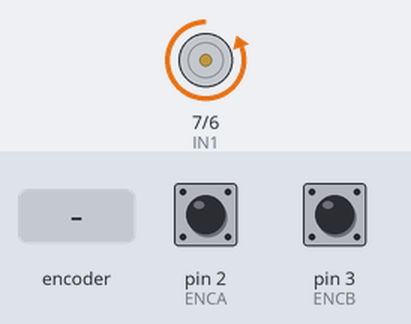
A sketch run on a simulated Arduino Uno, built with avr-gcc and run on an emulated ATmega328P. Parts: motor-driver pin pairs drawn as motors (green arrow = first pin HIGH = forward, orange = second pin HIGH = backward, longer = more drive, scaled by the enable pin). Inputs (shaded band) come from the test bench; at power-on: pin 2 (ENCA) HIGH, pin 3 (ENCB) HIGH. What the sketch prints to the serial monitor is not drawn.

Above: at 1.2 s.
1.3 s: rotary encoder on pin 2 (ENCA) / pin 3 (ENCB) turned 3 steps (first pin leading)
Timing chart, 0 to 4.3 s (numbered marks = the images above; inputs shaded):
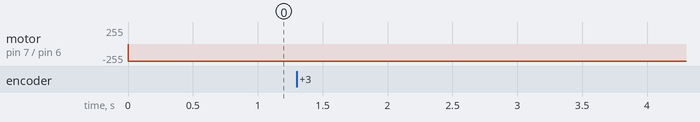

The sketch:

Encoder.ino
```cpp
//#define ENCA 2 // Yellow
//#define ENCB 3 // White
//
//void setup() {
//  Serial.begin(9600);
//  pinMode(ENCA,INPUT);
//  pinMode(ENCB,INPUT);
//}
//
//void loop() {
//  int a = digitalRead(ENCA);
//  int b = digitalRead(ENCB);
//  Serial.print(a*5);
//  Serial.print(" ");
//  Serial.print(b*5);
//  Serial.println();
//}

//##############################################

//#define ENCA 2 // YELLOW
//#define ENCB 3 // WHITE
//
//int pos = 0;
//
//void setup() {
//  Serial.begin(9600);
//  pinMode(ENCA,INPUT);
//  pinMode(ENCB,INPUT);
//  attachInterrupt(digitalPinToInterrupt(ENCA),readEncoder,RISING);
//}
//
//void loop() {
//  Serial.println(pos);
//}
//
//void readEncoder(){
//  int b = digitalRead(ENCB);
//  if(b > 0){
//    pos++;
//  }
//  else{
//    pos--;
//  }
//}

//##############################################


//#define ENCA 2 // YELLOW
//#define ENCB 3 // WHITE
//#define PWM 9
//#define IN2 6
//#define IN1 7
//
//int pos = 0;
//
//void setup() {
//  Serial.begin(9600);
//  pinMode(ENCA,INPUT);
//  pinMode(ENCB,INPUT);
//  attachInterrupt(digitalPinToInterrupt(ENCA),readEncoder,RISING);
//
//  pinMode(PWM,OUTPUT);
//  pinMode(IN1,OUTPUT);
//  pinMode(IN2,OUTPUT);
//}
//
//void loop() {
//
//  setMotor(1, 255, PWM, IN1, IN2);
//  delay(200);
//  Serial.println(pos);
//  setMotor(-1, 255, PWM, IN1, IN2);
//  delay(200);
//  Serial.println(pos);
//  setMotor(0, 255, PWM, IN1, IN2);
//  delay(20);
//  Serial.println(pos);
//}
//
//void setMotor(int dir, int pwmVal, int pwm, int in1, int in2){
//  analogWrite(pwm,pwmVal);
//  if(dir == 1){
//    digitalWrite(in1,HIGH);
//    digitalWrite(in2,LOW);
//  }
//  else if(dir == -1){
//    digitalWrite(in1,LOW);
//    digitalWrite(in2,HIGH);
//  }
//  else{
//    digitalWrite(in1,LOW);
//    digitalWrite(in2,LOW);
//  }
//}
//
//void readEncoder(){
//  int b = digitalRead(ENCB);
//  if(b > 0){
//    pos++;
//  }
//  else{
//    pos--;
//  }
//}
//###############################################################

#define ENCA 2 // YELLOW
#define ENCB 3 // WHITE
#define PWM 9
#define IN2 6
#define IN1 7

int pos = 0;
int posprev = 0;

long prevT = 0;

float eprev = 0;
float eintegral = 0;

//vel param
float currentVel = 0;
float prevVel = 0;
float eprevVel = 0;
float eintegralVel = 0;


void setup() {
  Serial.begin(9600);
  pinMode(ENCA,INPUT);
  pinMode(ENCB,INPUT);
  attachInterrupt(digitalPinToInterrupt(ENCA),readEncoder,RISING);

  pinMode(PWM,OUTPUT);
  pinMode(IN1,OUTPUT);
  pinMode(IN2,OUTPUT);

  Serial.println("target pos");
}

void loop() {

  // set target position
  int target = 3410;
  int targetVel = 1000;
  //int target = 250*sin(prevT/1e6);
  float deltaPos = 0;

  // PID constants
  float kp = 1;
  float kd = 0.01;
  float ki = 0.15; //0.0;

  // time difference
  long currT = micros();
  float deltaTm = currT - prevT;
  float deltaT = ((float) (currT - prevT))/( 1.0e6 );
  prevT = currT; //store previous time
//  Serial.println(deltaTm);

//  currentVel = (float)((pos-posprev));
  deltaPos = pos-posprev;
  posprev = pos;
  currentVel = deltaPos/deltaT;
//  Serial.print("pos ");
//  Serial.println(pos);
//  Serial.print("posprev ");
//  Serial.println(posprev);
//  Serial.print("deltaT ");
//  Serial.println(deltaT);
//  Serial.print("deltaPos ");
//  Serial.println(deltaPos);
 // Serial.print("vel ");
  //Serial.println(currentVel);


//  // error
//  int e = pos - target; //e(t) = target position - measured position
//
//  // derivative
//  float dedt = (e-eprev)/(deltaT);
//
//  // integral
//  eintegral = eintegral + e*deltaT;
//
//  // control signal
//  float u = kp*e + kd*dedt + ki*eintegral;


  //// vel control loop ////
  // error
  int eVel = currentVel - targetVel; //e(t) = target position - measured position

  // derivative
  float dedtVel = (eVel-eprevVel)/(deltaT);

  // integral
  eintegralVel = eintegralVel + eVel*deltaT;

  // control signal
  float u = kp*eVel + kd*dedtVel + ki*eintegralVel;
  // Serial.println(u);
  //// vel control loop  ////


  // motor power
  float pwr = fabs(u);
  if( pwr > 255 ){
    pwr = 255;
  }

  // motor direction
  int dir = 1;
  if(u<0){
    dir = -1;
  }

  // signal the motor
  setMotor(dir,pwr,PWM,IN1,IN2);


  // store previous error
//  eprev = e;
  eprevVel = eVel;


//  Serial.print(target);
//  Serial.print(" ");
//  Serial.print(pos);
//  Serial.println();
}

void setMotor(int dir, int pwmVal, int pwm, int in1, int in2){
  analogWrite(pwm,pwmVal);
  if(dir == 1){
    digitalWrite(in1,HIGH);
    digitalWrite(in2,LOW);
  }
  else if(dir == -1){
    digitalWrite(in1,LOW);
    digitalWrite(in2,HIGH);
  }
  else{
    digitalWrite(in1,LOW);
    digitalWrite(in2,LOW);
  }
}

void readEncoder(){
  int b = digitalRead(ENCB);
  if(b > 0){
    pos++;
  }
  else{
    pos--;
  }

}
```
